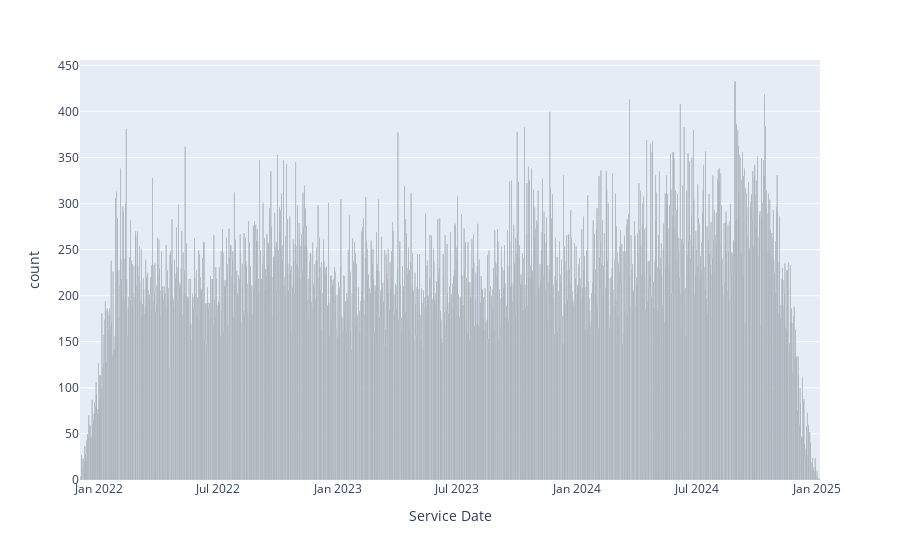

Notebook code cell kept with this figure:
### Code cell
import plotly.express as px
fig = px.bar(service_date_counts, x="Service Date", y="count", hover_data=["count"], color_discrete_sequence=["#000000"])
fig.show()

### Figure 1 — Plotly figure (JSON) as saved in the notebook; plotly's stock layout.template omitted (floating-point values rounded to 4 significant figures; data arrays with more than 128 entries replaced by an {"elided": "..."} marker saying what was removed)
{"data": [{"alignmentgroup": "True", "hovertemplate": "Service Date=%{x}<br>count=%{y}<extra></extra>", "legendgroup": "", "marker": {"color": "#000000", "pattern": {"shape": ""}}, "name": "", "offsetgroup": "", "orientation": "v", "showlegend": false, "textposition": "auto", "type": "bar", "x": {"elided": "1130 str values"}, "xaxis": "x", "y": {"elided": "1130 int values"}, "yaxis": "y"}], "layout": {"barmode": "relative", "legend": {"tracegroupgap": 0}, "margin": {"t": 60}, "xaxis": {"anchor": "y", "domain": [0, 1], "title": {"text": "Service Date"}}, "yaxis": {"anchor": "x", "domain": [0, 1], "title": {"text": "count"}}}}
